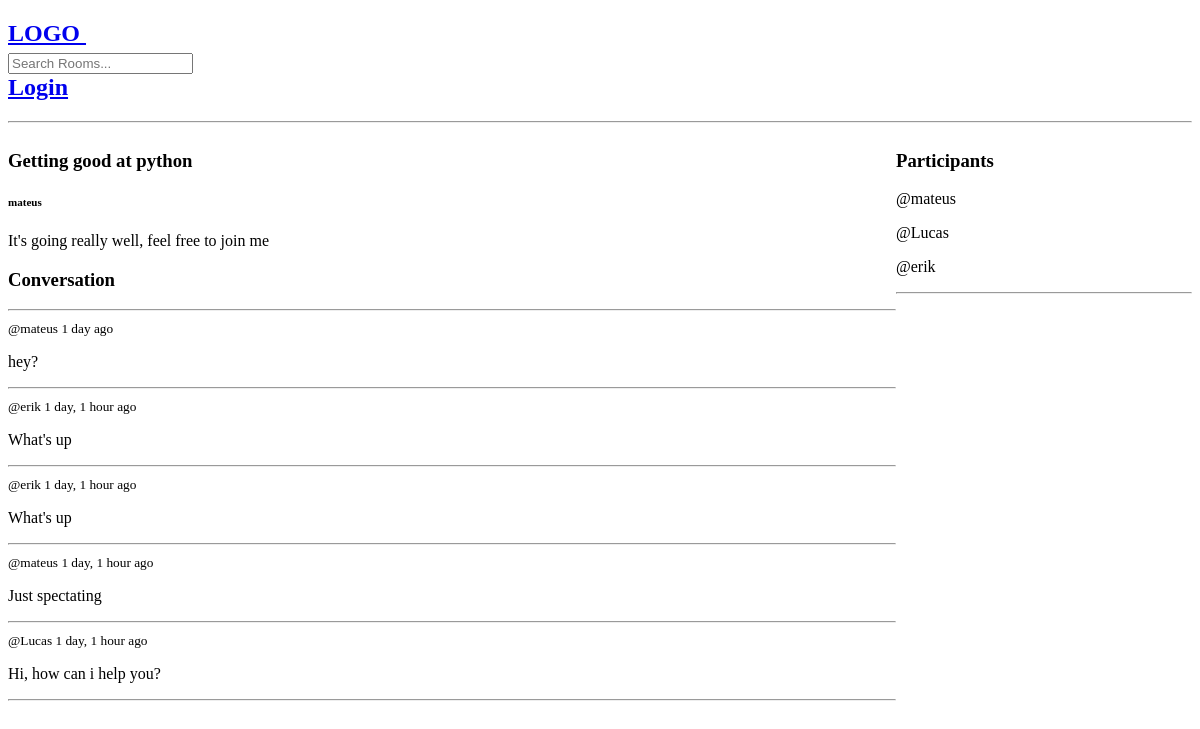
Page /room/5 on the earlier database version.
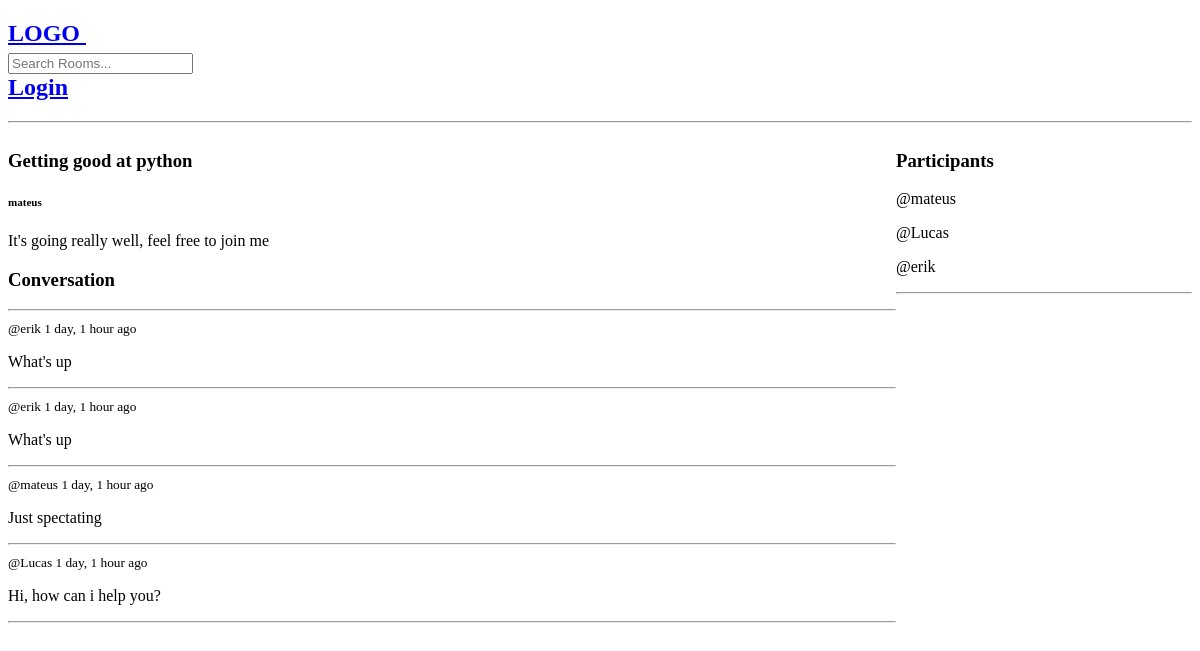
Same page on the later database version.
### base/models.py (models this page shows, shortened)
class Room(models.Model):
    host = models.ForeignKey(User, on_delete=models.SET_NULL, null=True)
    topic = models.ForeignKey(Topic, on_delete=models.SET_NULL, null=True)
    name = models.CharField(max_length=200)
    description = models.TextField(null=True, blank=True)
    participants = models.ManyToManyField(User, related_name='participants', blank=True)
    updated = models.DateTimeField(auto_now=True)
    created = models.DateTimeField(auto_now_add=True)
    class Meta:
        ordering = ['-updated', '-created']

class Message(models.Model):
    user = models.ForeignKey(User, on_delete=models.CASCADE)
    room = models.ForeignKey(Room, on_delete=models.CASCADE)
    body = models.TextField()
    updated = models.DateTimeField(auto_now=True)
    created = models.DateTimeField(auto_now_add=True)
    class Meta:
        ordering = ['-updated', '-created']

### base/views.py (the view, shortened to what this page needs)
# urls.py: path('room/<int:pk>', room, name='room'),
def room(request, pk):
    room = Room.objects.get(id=pk)
    room_messages = room.message_set.all().order_by('-created')
    participants = room.participants.all()
    context = {'room':room, 'room_messages':room_messages, 'participants':participants}
    return render(request, 'base/room.html', context)

### base/templates/base/room.html (shortened to what this page needs)
{% extends 'base.html' %}
{% block content %}
<div class="room-container">
    <div>
        <h3>{{ room.name }}</h3>
        <h5><small>{{ room.host }}</small></h5>
        <p>{{ room.description }}</p>
        <div class="comment-wrapper">
            <h3>Conversation</h3>
            <hr>
            {% for message in room_messages %}
                <div>
                    <small>@{{ message.user }}  {{ message.created|timesince }} ago</small>
                    <p>{{ message.body}}</p>
                    <hr>
                </div>
            {% endfor %}
        </div>
    </div>
    <div>
        <h3>Participants</h3>
        {% for user in participants %}
            <div>
                <p>@{{ user.username }}</p>
            </div>
        {% endfor %}
        <hr>
    </div>
</div>
{% endblock %}

### templates/base.html (shortened to what this page needs)
<!DOCTYPE html>
<html lang="en">
<head>
</head>
<body>
{% include 'navbar.html' %}
{% block content %}
{% endblock %}
</body>
</html>

### templates/navbar.html (shortened to what this page needs)
<!DOCTYPE html>
<html lang="en">
<head>
</head>
<body>
<h2>
    <a href="{% url 'home' %}"> LOGO </a> &nbsp;&nbsp;
    <form action="{% url 'home'%}" method="get">
        <input type="text" name="q" placeholder="Search Rooms...">
    </form>
    {% if request.user.is_authenticated %}
        <p>Hello {{ request.user }}</p>
        <a href="{% url 'logout' %}">Logout</a>
    {% else %}
        <a href="{% url 'login' %}">Login</a>
    {% endif %}
</h2>
<hr>
</body>
</html>

### base/templates/base/room.html (style rules this page uses)
.room-container { display: grid; grid-template-columns: 3fr 1fr; }

Differences in the rows shown:
removed Message: user "mateus", created "1 day", body "hey?"
